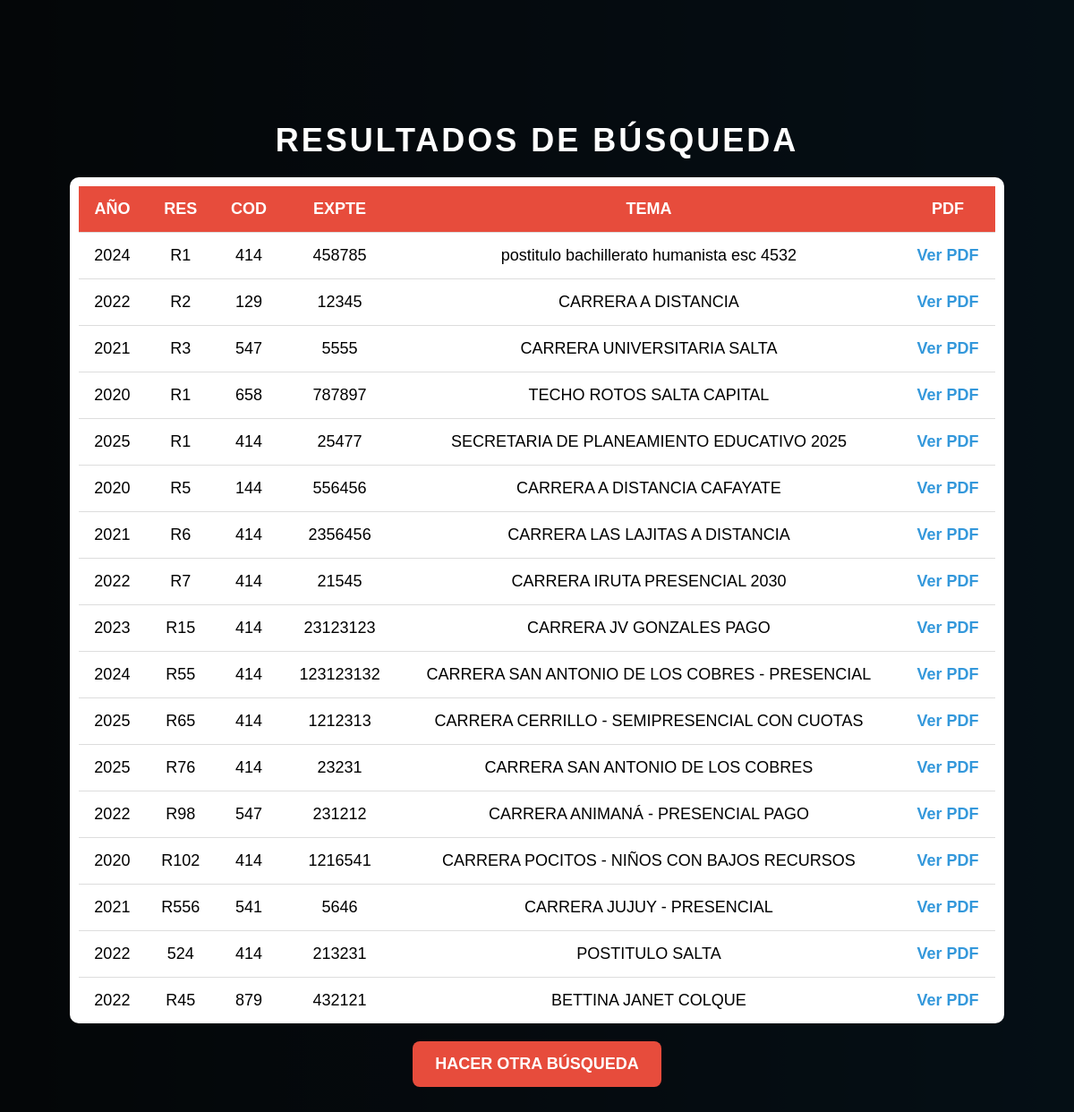
The page /buscar/ on the database its author committed.
### resoluciones/models.py (models this page shows, shortened)
class Resolucion(models.Model):
    res = models.CharField(max_length=50, verbose_name="Resolución")
    cod = models.CharField(max_length=50, verbose_name="Código")
    expte = models.CharField(max_length=100, verbose_name="Expediente")
    tema = models.TextField(verbose_name="Tema")
    pdf = models.URLField(verbose_name="Enlace PDF")
    year = models.CharField(max_length=4, verbose_name="Año")

### resoluciones/views.py (the view)
# urls.py: path('buscar/', views.buscar, name='buscar'),
def buscar(request):
    year = request.GET.get('year', '')
    resolution = request.GET.get('resolution', '').lower()
    query = request.GET.get('query', '').lower()
    resultados = Resolucion.objects.all()
    if year:
        resultados = resultados.filter(year=year)
    if resolution:
        resultados = resultados.filter(res__iexact=resolution)
    if query:
        resultados = resultados.filter(tema__icontains=query) | resultados.filter(expte__icontains=query)
    return render(request, 'resoluciones/resultados.html', {'resultados': resultados})

### resoluciones/templates/resoluciones/resultados.html (shortened to what this page needs)
<!DOCTYPE html>
<html lang="es">
<head>
</head>
<body>
    <div class="container">
        <h1>Resultados de Búsqueda</h1>
        <div class="table-container">
            <table>
                <thead>
                    <tr>
                        <th>AÑO</th>
                        <th>RES</th>
                        <th>COD</th>
                        <th>EXPTE</th>
                        <th>TEMA</th>
                        <th>PDF</th>
                    </tr>
                </thead>
                <tbody>
                    {% for resultado in resultados %}
                    <tr>
                        <td>{{ resultado.year }}</td>
                        <td>{{ resultado.res }}</td>
                        <td>{{ resultado.cod }}</td>
                        <td>{{ resultado.expte }}</td>
                        <td>{{ resultado.tema }}</td>
                        <td><a href="{{ resultado.pdf }}" target="_blank">Ver PDF</a></td>
                    </tr>
                    {% endfor %}
                </tbody>
            </table>
        </div>
        <div class="btn-container">
            <button class="btn" onclick="history.back()">Hacer Otra Búsqueda</button>
        </div>
    </div>
</body>
</html>

### resoluciones/templates/resoluciones/resultados.html (style rules this page uses)
* { margin: 0; padding: 0; box-sizing: border-box; font-family: "Arial", sans-serif; }
body { background: linear-gradient(to right, #2c3e50, #3498db); color: white; display: flex; justify-content: center; align-items: center; height: 100vh; width: 100vw; text-align: center; }
.container { width: 100%; height: 100%; background: rgba(0, 0, 0, 0.9); display: flex; flex-direction: column; justify-content: center; align-items: center; padding: 20px; }
h1 { font-size: 36px; text-transform: uppercase; letter-spacing: 3px; margin-bottom: 20px; }
.table-container { width: 90%; height: 70vh; overflow-y: auto; background: white; border-radius: 10px; padding: 10px; }
table { width: 100%; border-collapse: collapse; font-size: 18px; }
th, td { padding: 15px; border-bottom: 1px solid #ddd; text-align: center; }
th { background: #e74c3c; color: white; position: sticky; top: 0; }
td { color: black; }
a { color: #3498db; text-decoration: none; font-weight: bold; }
.btn-container { margin-top: 20px; }
.btn { padding: 15px 25px; font-size: 18px; border-radius: 8px; border: none; background: #e74c3c; color: white; cursor: pointer; transition: 0.3s ease-in-out; text-transform: uppercase; font-weight: bold; }

### rows shown on the page
Resolucion: year "2024", res "R1", cod "414", expte "458785", tema "postitulo bachillerato humanista esc 4532"
Resolucion: year "2022", res "R2", cod "129", expte "12345", tema "CARRERA A DISTANCIA"
Resolucion: year "2021", res "R3", cod "547", expte "5555", tema "CARRERA UNIVERSITARIA SALTA"
Resolucion: year "2020", res "R1", cod "658", expte "787897", tema "TECHO ROTOS SALTA CAPITAL"
Resolucion: year "2025", res "R1", cod "414", expte "25477", tema "SECRETARIA DE PLANEAMIENTO EDUCATIVO 2025"
Resolucion: year "2020", res "R5", cod "144", expte "556456", tema "CARRERA A DISTANCIA CAFAYATE"
Resolucion: year "2021", res "R6", cod "414", expte "2356456", tema "CARRERA LAS LAJITAS A DISTANCIA"
Resolucion: year "2022", res "R7", cod "414", expte "21545", tema "CARRERA IRUTA PRESENCIAL 2030"
Resolucion: year "2023", res "R15", cod "414", expte "23123123", tema "CARRERA JV GONZALES PAGO"
Resolucion: year "2024", res "R55", cod "414", expte "123123132", tema "CARRERA SAN ANTONIO DE LOS COBRES - PRESENCIAL"
Resolucion: year "2025", res "R65", cod "414", expte "1212313", tema "CARRERA CERRILLO - SEMIPRESENCIAL CON CUOTAS"
Resolucion: year "2025", res "R76", cod "414", expte "23231", tema "CARRERA SAN ANTONIO DE LOS COBRES"
Resolucion: year "2022", res "R98", cod "547", expte "231212", tema "CARRERA ANIMANÁ - PRESENCIAL PAGO"
Resolucion: year "2020", res "R102", cod "414", expte "1216541", tema "CARRERA POCITOS - NIÑOS CON BAJOS RECURSOS"
Resolucion: year "2021", res "R556", cod "541", expte "5646", tema "CARRERA JUJUY - PRESENCIAL"
Resolucion: year "2022", res "524", cod "414", expte "213231", tema "POSTITULO SALTA"
Resolucion: year "2022", res "R45", cod "879", expte "432121", tema "BETTINA JANET COLQUE"
